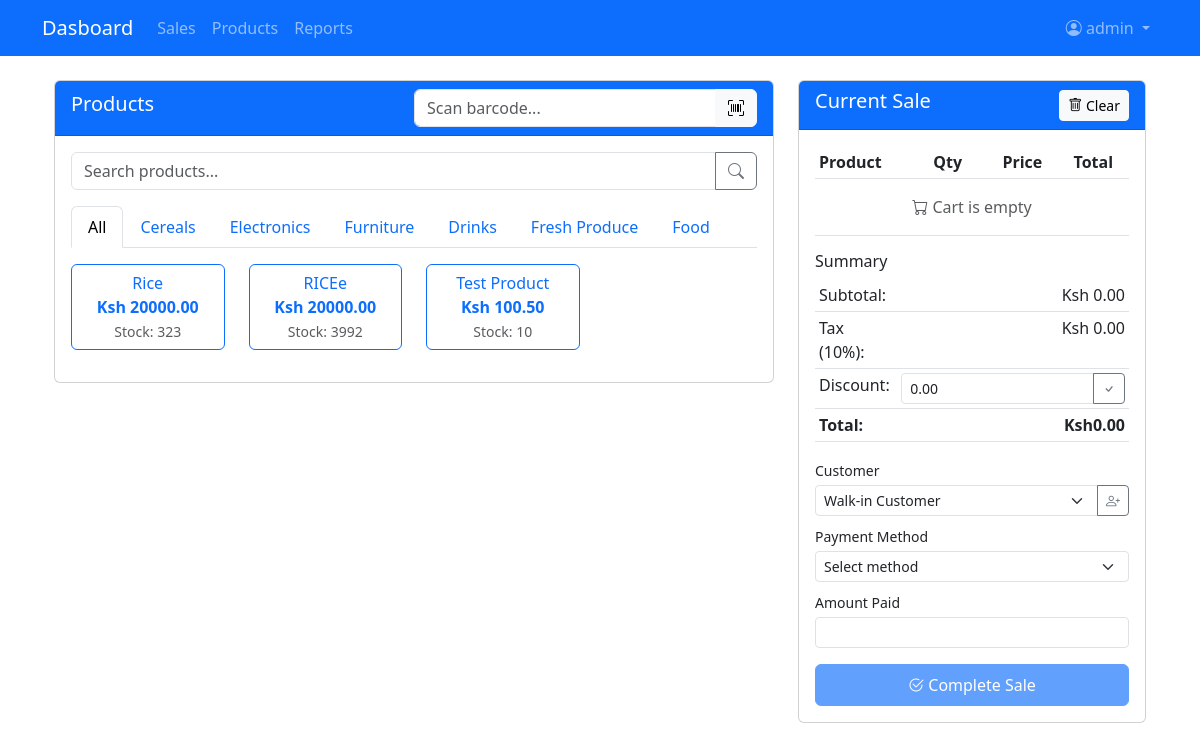
/pos/ (signed in), run on the app's committed database.
### main/models.py (models this page shows, shortened)
class Category(models.Model):
    name = models.CharField(max_length=100)

class Product(models.Model):
    barcode = models.CharField(max_length=100, unique=True, blank=True, null=True)
    name = models.CharField(max_length=200)
    category = models.ForeignKey(Category, on_delete=models.SET_NULL, null=True)
    price = models.DecimalField(max_digits=10, decimal_places=2, validators=[MinValueValidator(0)])
    cost = models.DecimalField(max_digits=10, decimal_places=2, validators=[MinValueValidator(0)], default=0)
    stock = models.PositiveIntegerField(default=0)
    image = models.ImageField(upload_to='products/', blank=True, null=True)
    barcode_image = models.ImageField(upload_to='barcodes/', blank=True, null=True)

### main/views.py (the view, shortened to what this page needs)
# urls.py: path('pos/', views.pos, name='pos'),
@login_required
def pos(request):
    products = Product.objects.filter(stock__gt=0).select_related('category')
    categories = Category.objects.all()
    customers = Customer.objects.all()
    cart = request.session.get('cart', {})
    subtotal = sum(
        Decimal(str(item['price'])) * item['quantity']
        for item in cart.values()
    )
    tax = (subtotal * Decimal('0.10')).quantize(Decimal('0.00'))
    discount = Decimal(request.session.get('discount', '0.00'))
    total = (subtotal + tax - discount).quantize(Decimal('0.00'))
    context = {
        'products': products,
        'categories': categories,
        'customers': customers,
        'cart': cart,
        'subtotal': f"{subtotal:.2f}",
        'tax': f"{tax:.2f}",
        'discount': f"{discount:.2f}",
        'total': f"{total:.2f}",
    }
    return render(request, 'pos/pos.html', context)

### main/templates/pos/pos.html (shortened to what this page needs)
{% extends 'base.html' %}
{% load static %}
{% block content %}
<div class="container-fluid">
    <div class="row">
        <div class="col-md-8">
            <div class="card mb-4">
                <div class="card-header bg-primary text-white">
                    <div class="d-flex justify-content-between align-items-center">
                        <h5>Products</h5>
                        <div class="input-group w-50">
                            <input type="text" id="barcodeInput" class="form-control" placeholder="Scan barcode..." autofocus>
                            <button class="btn btn-light" type="button" id="openBarcodeScanner">
                                <i class="bi bi-upc-scan"></i>
                            </button>
                        </div>
                    </div>
                </div>
                <div class="card-body">
                    <div class="mb-3">
                        <div class="input-group">
                            <input type="text" id="productSearch" class="form-control" placeholder="Search products...">
                            <button class="btn btn-outline-secondary" type="button">
                                <i class="bi bi-search"></i>
                            </button>
                        </div>
                    </div>
                    <ul class="nav nav-tabs mb-3" id="categoryTabs">
                        <li class="nav-item">
                            <a class="nav-link active" data-bs-toggle="tab" href="#all">All</a>
                        </li>
                        {% for category in categories %}
                        <li class="nav-item">
                            <a class="nav-link" data-bs-toggle="tab" href="#cat{{ category.id }}">{{ category.name }}</a>
                        </li>
                        {% endfor %}
                    </ul>
                    <div class="tab-content">
                        <div class="tab-pane fade show active" id="all">
                            <div class="row" id="productGrid">
                                {% for product in products %}
                                <div class="col-md-3 mb-3 product-item"
                                     data-name="{{ product.name|lower }}"
                                     data-barcode="{{ product.barcode }}">
                                    <button class="btn btn-outline-primary w-100 product-btn"
                                            data-id="{{ product.id }}"
                                            data-name="{{ product.name }}"
                                            data-price="{{ product.price }}"
                                            data-barcode="{{ product.barcode }}"
                                            {% if product.stock == 0 %}disabled{% endif %}>
                                        <div>{{ product.name }}</div>
                                        <div class="fw-bold">Ksh {{ product.price }}</div>
                                        <small class="text-muted">Stock: {{ product.stock }}</small>
                                    </button>
                                </div>
                                {% endfor %}
                            </div>
                        </div>
                    </div>
                </div>
            </div>
        </div>
        <div class="col-md-4">
            <div class="card sticky-top" style="top: 20px;">
                <div class="card-header bg-primary text-white">
                    <div class="d-flex justify-content-between align-items-center">
                        <h5>Current Sale</h5>
                        <button class="btn btn-sm btn-light" id="clearCartBtn">
                            <i class="bi bi-trash"></i> Clear
                        </button>
                    </div>
                </div>
                <div class="card-body p-3">
                    <div class="table-responsive">
                        <table class="table table-sm" id="cartTable">
                            <thead>
                                <tr>
                                    <th>Product</th>
                                    <th class="text-center">Qty</th>
                                    <th class="text-end">Price</th>
                                    <th class="text-end">Total</th>
                                    <th></th>
                                </tr>
                            </thead>
                            <tbody>
                                {% for product_id, item in cart.items %}
                                <tr data-id="{{ product_id }}">
                                    <td>{{ item.name }}</td>
                                    <td class="text-center">
                                        <div class="input-group input-group-sm quantity-control">
                                            <button class="btn btn-outline-secondary btn-sm decrease-qty" type="button">-</button>
                                            <input type="text" class="form-control form-control-sm text-center item-qty" value="{{ item.quantity }}" min="1" style="max-width: 50px;">
                                            <button class="btn btn-outline-secondary btn-sm increase-qty" type="button">+</button>
                                        </div>
                                    </td>
                                    <td class="text-end">Ksh {{ item.price }}</td>
                                    <td class="text-end">Ksh {{ item.total }}</td>
                                    <td>
                                        <button class="btn btn-sm btn-outline-danger remove-item" data-id="{{ product_id }}">
                                            <i class="bi bi-x"></i>
                                        </button>
                                    </td>
                                </tr>
                                {% empty %}
                                <tr id="emptyCartRow">
                                    <td colspan="5" class="text-center text-muted py-3">
                                        <i class="bi bi-cart"></i> Cart is empty
                                    </td>
                                </tr>
                                {% endfor %}
                            </tbody>
                        </table>
                    </div>
                    <div class="mb-3" id="cartSummary">
                        <h6 class="mb-2">Summary</h6>
                        <table class="table table-sm">
                            <tr>
                                <td>Subtotal:</td>
                                <td class="text-end" id="cartSubtotal"> Ksh {{ subtotal|default:"0.00" }}</td>
                            </tr>
                            <tr>
                                <td>Tax (10%):</td>
                                <td class="text-end" id="cartTax">Ksh {{ tax|default:"0.00" }}</td>
                            </tr>
                            <tr>
                                <td>Discount:</td>
                                <td class="text-end">
                                    <div class="input-group input-group-sm">
                                        <input type="number" class="form-control form-control-sm" id="discountInput" min="0" step="0.01" value="{{ discount|default:'0.00' }}">
                                        <button class="btn btn-outline-secondary btn-sm" type="button" id="applyDiscount">
                                            <i class="bi bi-check"></i>
                                        </button>
                                    </div>
                                </td>
                            </tr>
                            <tr class="fw-bold">
                                <td>Total:</td>
                                <td class="text-end" id="cartTotal">Ksh{{ total|default:"0.00" }}</td>
                            </tr>
                        </table>
                    </div>
                    <form method="post" id="paymentForm">
                        <div class="mb-2">
                            <label class="form-label small mb-1">Customer</label>
                            <div class="input-group input-group-sm mb-1">
                                <select class="form-select form-select-sm" name="customer" id="customerSelect">
                                    <option value="">Walk-in Customer</option>
                                </select>
                                <a href="{% url 'add_customer' %}" class="btn btn-outline-secondary btn-sm" id="addCustomerBtn">
                                    <i class="bi bi-person-plus"></i>
                                </a>
                            </div>
                        </div>
                        <div class="mb-2">
                            <label class="form-label small mb-1">Payment Method</label>
                            <select class="form-select form-select-sm" name="payment_method" required id="paymentMethod">
                                <option value="">Select method</option>
                            </select>
                        </div>
                        <div class="mb-2" id="amountPaidField">
                            <label class="form-label small mb-1">Amount Paid</label>
                            <input type="number" class="form-control form-control-sm" name="amount_paid" min="0" step="0.01" id="amountPaid">
                        </div>
                        <button type="submit" class="btn btn-primary w-100 py-2 mt-2" id="completeSale" disabled>
                            <i class="bi bi-check2-circle"></i> Complete Sale
                        </button>
                    </form>
                </div>
            </div>
        </div>
    </div>
</div>
{% endblock %}

### main/templates/base.html (shortened to what this page needs)
<!DOCTYPE html>
<html lang="en">
<head>
    <link href="https://cdn.jsdelivr.net/npm/bootstrap@5.3.0/dist/css/bootstrap.min.css" rel="stylesheet">
    <link rel="stylesheet" href="https://cdn.jsdelivr.net/npm/bootstrap-icons@1.10.0/font/bootstrap-icons.css">
</head>
<body>
    <nav class="navbar navbar-expand-lg navbar-dark bg-primary mb-4">
        <div class="container">
            <a class="navbar-brand" href="{% url 'dashboard' %}">Dasboard</a>
            <div class="collapse navbar-collapse" id="navbarNav">
                <ul class="navbar-nav me-auto">
                    {% if user.is_authenticated %}
                        <li class="nav-item">
                            <a class="nav-link" href="{% url 'pos' %}">Sales</a>
                        </li>
                        <li class="nav-item">
                            <a class="nav-link" href="{% url 'product_list' %}">Products</a>
                        </li>
                        <li class="nav-item">
                            <a class="nav-link" href="{% url 'sales_report' %}">Reports</a>
                        </li>
                    {% endif %}
                </ul>
                <ul class="navbar-nav">
                    {% if user.is_authenticated %}
                        <li class="nav-item dropdown">
                            <a class="nav-link dropdown-toggle" href="#" role="button" data-bs-toggle="dropdown">
                                <i class="bi bi-person-circle"></i> {{ user.username }}
                            </a>
                        </li>
                    {% endif %}
                </ul>
            </div>
        </div>
    </nav>
    <div class="container">
        {% block content %}{% endblock %}
    </div>
</body>
</html>

### data on the page
Category: name "Cereals"
Category: name "Electronics"
Category: name "Furniture"
Category: name "Drinks"
Category: name "Fresh Produce"
Category: name "Food"
Product: name "Rice", price "20000.00", stock "323"
Product: name "RICEe", price "20000.00", stock "3992"
Product: name "Test Product", price "100.50", stock "10"

### other printed values
{{ user.username }} "admin"
{{ subtotal|default:"0.00" }} "0.00"
{{ tax|default:"0.00" }} "0.00"
{{ total|default:"0.00" }} "0.00"
